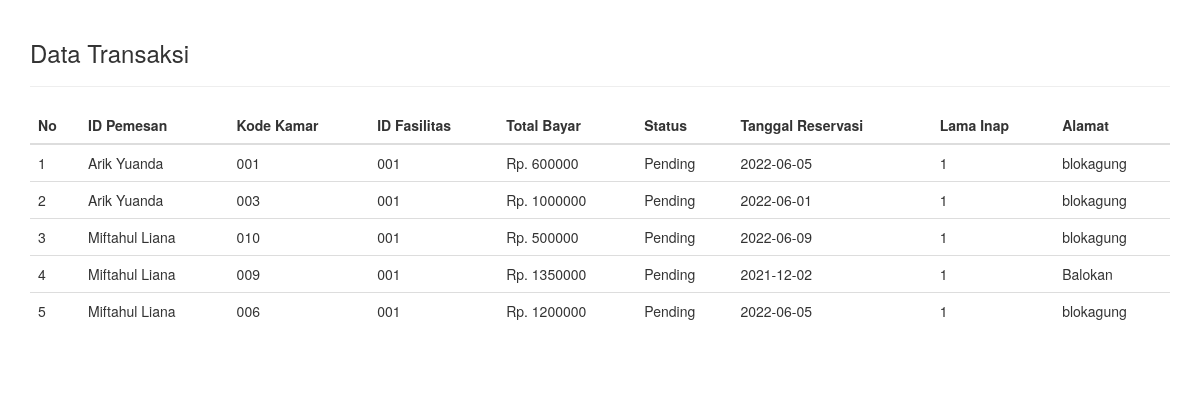
Before: /infoTransaksi.php with the older database file.
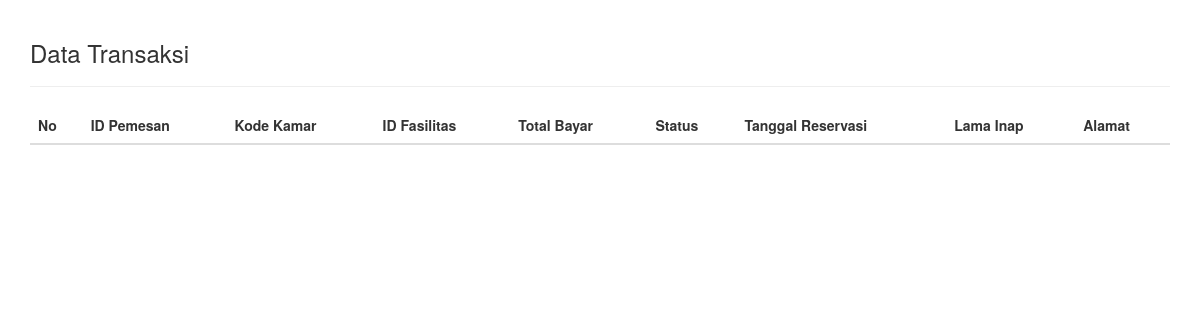
After: the same page with the newer database file.
### tables this page shows
CREATE TABLE `tbl_pembayaran` (
  `id_pembayaran` int(25) NOT NULL,
  `id_reservasi` varchar(25) NOT NULL,
  `nama_tamu` varchar(25) NOT NULL,
  `kode_kamar` varchar(25) NOT NULL,
  `id_fasilitas` varchar(25) NOT NULL,
  `total_bayar` int(25) NOT NULL,
  `status` varchar(25) NOT NULL DEFAULT 'Pending'
);

CREATE TABLE `tbl_reservasi` (
  `id_reservasi` int(25) NOT NULL,
  `nama_tamu` varchar(25) NOT NULL,
  `kode_kamar` varchar(25) NOT NULL,
  `id_fasilitas` varchar(25) NOT NULL,
  `tanggal_check_in` date NOT NULL,
  `tanggal_check_out` date NOT NULL,
  `lama_inap` int(25) NOT NULL,
  `total_biaya` int(25) NOT NULL,
  `flag` int(1) NOT NULL DEFAULT '1',
  `alamat` varchar(50) NOT NULL
);

### infoTransaksi.php (the view, shortened to what this page needs)
<!DOCTYPE html>
<html lang="en">
<head>
<link rel="stylesheet" type="text/css" href="//cdn.datatables.net/1.10.11/css/jquery.dataTables.min.css">
<link rel="stylesheet" href="https://maxcdn.bootstrapcdn.com/bootstrap/3.3.7/css/bootstrap.min.css">
</head>
<body>
<?php
    include 'helper/connect.php';
?>
<div class="container" style="padding-top: 20px; padding-bottom: 20px;">
    <h3>Data Transaksi</h3>
<hr>
<table class="table table-stripped table-hover datatab" align="center">
    <thead>
        <tr>
            <th>No</th>
            <th>ID Pemesan</th>
            <th>Kode Kamar</th>
            <th>ID Fasilitas</th>
            <th>Total Bayar</th>
            <th> Status</th>
            <th> Tanggal Reservasi</th>
            <th> Lama Inap</th>
            <th> Alamat</th>
        </tr>
    </thead>
    <tbody>
    <?php
        $nomor=1;
        $sql = "SELECT * FROM tbl_pembayaran INNER JOIN tbl_reservasi ON tbl_pembayaran.id_reservasi=tbl_reservasi.id_reservasi";
        $query = mysqli_query($con, $sql);
        while($data = mysqli_fetch_assoc($query)){
        ?>
        <tr>
            <td><?php echo $nomor; ?></td>
            <td><?php echo $data['nama_tamu']; ?></td>
            <td><?php echo $data['kode_kamar']; ?></td>
            <td><?php echo $data['id_fasilitas']; ?></td>
            <td>Rp. <?php echo $data['total_bayar']; ?></td>
            <td><?php echo $data['status']; ?></td>
            <td><?php echo $data['tanggal_check_in']; ?></td>
            <td><?php echo $data['lama_inap']; ?></td>
            <td><?php echo $data['alamat']; ?></td>
        </tr>
        <?php $nomor++; ?>
        <?php } ?>
    </tbody>
</table>

Changed rows visible on the page:
removed tbl_pembayaran: id_reservasi.nama_tamu "Arik Yuanda", id_reservasi.kode_kamar "001", id_reservasi.id_fasilitas "001", total_bayar "600000", status "Pending", id_reservasi.tanggal_check_in "2022-06-05", id_reservasi.lama_inap "1", id_reservasi.alamat "blokagung"
removed tbl_pembayaran: id_reservasi.nama_tamu "Arik Yuanda", id_reservasi.kode_kamar "003", id_reservasi.id_fasilitas "001", total_bayar "1000000", status "Pending", id_reservasi.tanggal_check_in "2022-06-01", id_reservasi.lama_inap "1", id_reservasi.alamat "blokagung"
removed tbl_pembayaran: id_reservasi.nama_tamu "Miftahul Liana", id_reservasi.kode_kamar "010", id_reservasi.id_fasilitas "001", total_bayar "500000", status "Pending", id_reservasi.tanggal_check_in "2022-06-09", id_reservasi.lama_inap "1", id_reservasi.alamat "blokagung"
removed tbl_pembayaran: id_reservasi.nama_tamu "Miftahul Liana", id_reservasi.kode_kamar "009", id_reservasi.id_fasilitas "001", total_bayar "1350000", status "Pending", id_reservasi.tanggal_check_in "2021-12-02", id_reservasi.lama_inap "1", id_reservasi.alamat "Balokan"
removed tbl_pembayaran: id_reservasi.nama_tamu "Miftahul Liana", id_reservasi.kode_kamar "006", id_reservasi.id_fasilitas "001", total_bayar "1200000", status "Pending", id_reservasi.tanggal_check_in "2022-06-05", id_reservasi.lama_inap "1", id_reservasi.alamat "blokagung"
